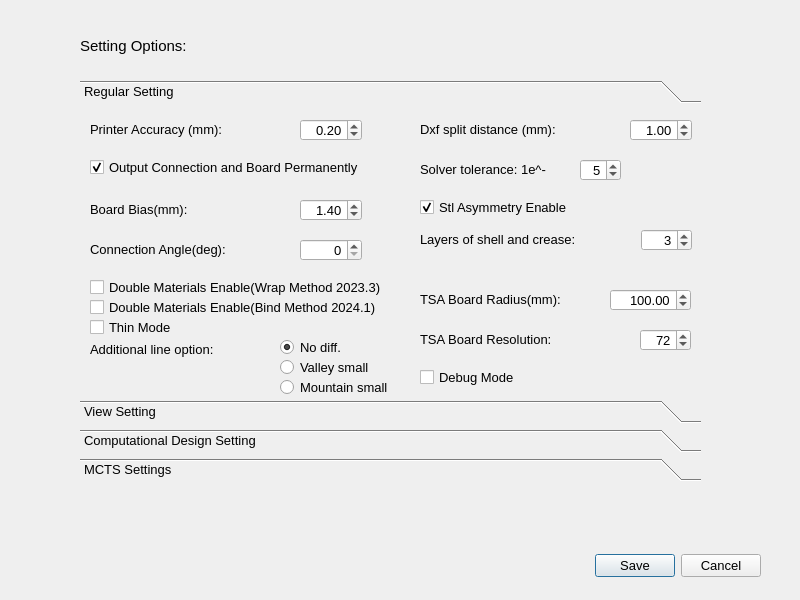
<?xml version="1.0" encoding="UTF-8"?>
<ui version="4.0">
 <class>Settings</class>
 <widget class="QDialog" name="Settings">
  <property name="geometry">
   <rect>
    <x>0</x>
    <y>0</y>
    <width>800</width>
    <height>600</height>
   </rect>
  </property>
  <property name="minimumSize">
   <size>
    <width>800</width>
    <height>600</height>
   </size>
  </property>
  <property name="maximumSize">
   <size>
    <width>800</width>
    <height>600</height>
   </size>
  </property>
  <property name="windowTitle">
   <string>Settings</string>
  </property>
  <widget class="QDialogButtonBox" name="buttonBox">
   <property name="geometry">
    <rect>
     <x>420</x>
     <y>550</y>
     <width>341</width>
     <height>32</height>
    </rect>
   </property>
   <property name="font">
    <font>
     <pointsize>10</pointsize>
    </font>
   </property>
   <property name="orientation">
    <enum>Qt::Horizontal</enum>
   </property>
   <property name="standardButtons">
    <set>QDialogButtonBox::Cancel|QDialogButtonBox::Save</set>
   </property>
  </widget>
  <widget class="QToolBox" name="setting_box_layers">
   <property name="geometry">
    <rect>
     <x>80</x>
     <y>80</y>
     <width>621</width>
     <height>401</height>
    </rect>
   </property>
   <property name="font">
    <font>
     <pointsize>10</pointsize>
    </font>
   </property>
   <property name="currentIndex">
    <number>0</number>
   </property>
   <widget class="QWidget" name="regular_setting">
    <property name="geometry">
     <rect>
      <x>0</x>
      <y>0</y>
      <width>621</width>
      <height>293</height>
     </rect>
    </property>
    <attribute name="label">
     <string>Regular Setting</string>
    </attribute>
    <widget class="QLabel" name="label_printer_accuracy">
     <property name="geometry">
      <rect>
       <x>10</x>
       <y>10</y>
       <width>161</width>
       <height>21</height>
      </rect>
     </property>
     <property name="text">
      <string>Printer Accuracy (mm):</string>
     </property>
    </widget>
    <widget class="QDoubleSpinBox" name="doubleSpinBox_print_accuracy">
     <property name="geometry">
      <rect>
       <x>220</x>
       <y>10</y>
       <width>62</width>
       <height>22</height>
      </rect>
     </property>
     <property name="font">
      <font>
       <pointsize>10</pointsize>
      </font>
     </property>
     <property name="alignment">
      <set>Qt::AlignRight|Qt::AlignTrailing|Qt::AlignVCenter</set>
     </property>
     <property name="minimum">
      <double>0.020000000000000</double>
     </property>
     <property name="maximum">
      <double>1.000000000000000</double>
     </property>
     <property name="singleStep">
      <double>0.020000000000000</double>
     </property>
     <property name="value">
      <double>0.200000000000000</double>
     </property>
    </widget>
    <widget class="QCheckBox" name="checkBox_output_bc">
     <property name="geometry">
      <rect>
       <x>10</x>
       <y>50</y>
       <width>301</width>
       <height>16</height>
      </rect>
     </property>
     <property name="text">
      <string>Output Connection and Board Permanently</string>
     </property>
     <property name="checked">
      <bool>true</bool>
     </property>
    </widget>
    <widget class="QLabel" name="label_board_bias">
     <property name="geometry">
      <rect>
       <x>10</x>
       <y>90</y>
       <width>161</width>
       <height>21</height>
      </rect>
     </property>
     <property name="text">
      <string>Board Bias(mm):</string>
     </property>
    </widget>
    <widget class="QDoubleSpinBox" name="doubleSpinBox_board_bias">
     <property name="geometry">
      <rect>
       <x>220</x>
       <y>90</y>
       <width>62</width>
       <height>22</height>
      </rect>
     </property>
     <property name="font">
      <font>
       <pointsize>10</pointsize>
      </font>
     </property>
     <property name="alignment">
      <set>Qt::AlignRight|Qt::AlignTrailing|Qt::AlignVCenter</set>
     </property>
     <property name="minimum">
      <double>0.400000000000000</double>
     </property>
     <property name="maximum">
      <double>10.000000000000000</double>
     </property>
     <property name="singleStep">
      <double>0.010000000000000</double>
     </property>
     <property name="value">
      <double>1.400000000000000</double>
     </property>
    </widget>
    <widget class="QLabel" name="label_connection_angle">
     <property name="geometry">
      <rect>
       <x>10</x>
       <y>130</y>
       <width>201</width>
       <height>21</height>
      </rect>
     </property>
     <property name="text">
      <string>Connection Angle(deg):</string>
     </property>
    </widget>
    <widget class="QDoubleSpinBox" name="doubleSpinBox_connection_angle">
     <property name="geometry">
      <rect>
       <x>220</x>
       <y>130</y>
       <width>62</width>
       <height>22</height>
      </rect>
     </property>
     <property name="font">
      <font>
       <pointsize>10</pointsize>
      </font>
     </property>
     <property name="alignment">
      <set>Qt::AlignRight|Qt::AlignTrailing|Qt::AlignVCenter</set>
     </property>
     <property name="decimals">
      <number>0</number>
     </property>
     <property name="minimum">
      <double>0.000000000000000</double>
     </property>
     <property name="maximum">
      <double>89.000000000000000</double>
     </property>
     <property name="singleStep">
      <double>1.000000000000000</double>
     </property>
     <property name="value">
      <double>0.000000000000000</double>
     </property>
    </widget>
    <widget class="QCheckBox" name="checkBox_db">
     <property name="geometry">
      <rect>
       <x>10</x>
       <y>170</y>
       <width>341</width>
       <height>16</height>
      </rect>
     </property>
     <property name="text">
      <string>Double Materials Enable(Wrap Method 2023.3)</string>
     </property>
     <property name="checked">
      <bool>false</bool>
     </property>
    </widget>
    <widget class="QLabel" name="label_printer_accuracy_2">
     <property name="geometry">
      <rect>
       <x>340</x>
       <y>10</y>
       <width>181</width>
       <height>21</height>
      </rect>
     </property>
     <property name="text">
      <string>Dxf split distance (mm):</string>
     </property>
    </widget>
    <widget class="QDoubleSpinBox" name="doubleSpinBox_dxfsplit_dis">
     <property name="geometry">
      <rect>
       <x>550</x>
       <y>10</y>
       <width>62</width>
       <height>22</height>
      </rect>
     </property>
     <property name="font">
      <font>
       <pointsize>10</pointsize>
      </font>
     </property>
     <property name="alignment">
      <set>Qt::AlignRight|Qt::AlignTrailing|Qt::AlignVCenter</set>
     </property>
     <property name="minimum">
      <double>0.100000000000000</double>
     </property>
     <property name="maximum">
      <double>100.000000000000000</double>
     </property>
     <property name="singleStep">
      <double>0.100000000000000</double>
     </property>
     <property name="value">
      <double>1.000000000000000</double>
     </property>
    </widget>
    <widget class="QLabel" name="label_printer_accuracy_3">
     <property name="geometry">
      <rect>
       <x>340</x>
       <y>50</y>
       <width>181</width>
       <height>21</height>
      </rect>
     </property>
     <property name="text">
      <string>Solver tolerance: 1e^-</string>
     </property>
    </widget>
    <widget class="QDoubleSpinBox" name="doubleSpinBox_tolerance">
     <property name="geometry">
      <rect>
       <x>500</x>
       <y>50</y>
       <width>41</width>
       <height>22</height>
      </rect>
     </property>
     <property name="font">
      <font>
       <pointsize>10</pointsize>
      </font>
     </property>
     <property name="alignment">
      <set>Qt::AlignRight|Qt::AlignTrailing|Qt::AlignVCenter</set>
     </property>
     <property name="decimals">
      <number>0</number>
     </property>
     <property name="minimum">
      <double>3.000000000000000</double>
     </property>
     <property name="maximum">
      <double>8.000000000000000</double>
     </property>
     <property name="singleStep">
      <double>1.000000000000000</double>
     </property>
     <property name="value">
      <double>5.000000000000000</double>
     </property>
    </widget>
    <widget class="QLabel" name="label_board_bias_2">
     <property name="geometry">
      <rect>
       <x>10</x>
       <y>230</y>
       <width>161</width>
       <height>21</height>
      </rect>
     </property>
     <property name="text">
      <string>Additional line option:</string>
     </property>
    </widget>
    <widget class="QRadioButton" name="radioButton_nodiff">
     <property name="geometry">
      <rect>
       <x>200</x>
       <y>230</y>
       <width>111</width>
       <height>16</height>
      </rect>
     </property>
     <property name="text">
      <string>No diff.</string>
     </property>
     <property name="checked">
      <bool>true</bool>
     </property>
    </widget>
    <widget class="QRadioButton" name="radioButton_valleysmall">
     <property name="geometry">
      <rect>
       <x>200</x>
       <y>250</y>
       <width>111</width>
       <height>16</height>
      </rect>
     </property>
     <property name="text">
      <string>Valley small</string>
     </property>
    </widget>
    <widget class="QRadioButton" name="radioButton_mountainsmall">
     <property name="geometry">
      <rect>
       <x>200</x>
       <y>270</y>
       <width>131</width>
       <height>16</height>
      </rect>
     </property>
     <property name="text">
      <string>Mountain small</string>
     </property>
    </widget>
    <widget class="QCheckBox" name="checkBox_stl_asymmetry">
     <property name="geometry">
      <rect>
       <x>340</x>
       <y>90</y>
       <width>301</width>
       <height>16</height>
      </rect>
     </property>
     <property name="text">
      <string>Stl Asymmetry Enable</string>
     </property>
     <property name="checked">
      <bool>true</bool>
     </property>
    </widget>
    <widget class="QLabel" name="label_printer_accuracy_4">
     <property name="geometry">
      <rect>
       <x>340</x>
       <y>120</y>
       <width>211</width>
       <height>21</height>
      </rect>
     </property>
     <property name="text">
      <string>Layers of shell and crease:</string>
     </property>
    </widget>
    <widget class="QSpinBox" name="spinBox_layer">
     <property name="geometry">
      <rect>
       <x>561</x>
       <y>120</y>
       <width>51</width>
       <height>22</height>
      </rect>
     </property>
     <property name="alignment">
      <set>Qt::AlignRight|Qt::AlignTrailing|Qt::AlignVCenter</set>
     </property>
     <property name="minimum">
      <number>1</number>
     </property>
     <property name="maximum">
      <number>10</number>
     </property>
     <property name="value">
      <number>3</number>
     </property>
    </widget>
    <widget class="QLabel" name="label_printer_accuracy_5">
     <property name="geometry">
      <rect>
       <x>340</x>
       <y>180</y>
       <width>211</width>
       <height>21</height>
      </rect>
     </property>
     <property name="text">
      <string>TSA Board Radius(mm):</string>
     </property>
    </widget>
    <widget class="QDoubleSpinBox" name="doubleSpinBox_tsa_radius">
     <property name="geometry">
      <rect>
       <x>530</x>
       <y>180</y>
       <width>81</width>
       <height>22</height>
      </rect>
     </property>
     <property name="font">
      <font>
       <pointsize>10</pointsize>
      </font>
     </property>
     <property name="alignment">
      <set>Qt::AlignRight|Qt::AlignTrailing|Qt::AlignVCenter</set>
     </property>
     <property name="minimum">
      <double>1.000000000000000</double>
     </property>
     <property name="maximum">
      <double>1000.000000000000000</double>
     </property>
     <property name="singleStep">
      <double>1.000000000000000</double>
     </property>
     <property name="value">
      <double>100.000000000000000</double>
     </property>
    </widget>
    <widget class="QLabel" name="label_printer_accuracy_6">
     <property name="geometry">
      <rect>
       <x>340</x>
       <y>220</y>
       <width>211</width>
       <height>21</height>
      </rect>
     </property>
     <property name="text">
      <string>TSA Board Resolution:</string>
     </property>
    </widget>
    <widget class="QSpinBox" name="spinBox_tsa_resolution">
     <property name="geometry">
      <rect>
       <x>560</x>
       <y>220</y>
       <width>51</width>
       <height>22</height>
      </rect>
     </property>
     <property name="alignment">
      <set>Qt::AlignRight|Qt::AlignTrailing|Qt::AlignVCenter</set>
     </property>
     <property name="minimum">
      <number>2</number>
     </property>
     <property name="maximum">
      <number>180</number>
     </property>
     <property name="value">
      <number>72</number>
     </property>
    </widget>
    <widget class="QCheckBox" name="checkBox_debug_mode">
     <property name="geometry">
      <rect>
       <x>340</x>
       <y>260</y>
       <width>261</width>
       <height>16</height>
      </rect>
     </property>
     <property name="text">
      <string>Debug Mode</string>
     </property>
     <property name="checked">
      <bool>false</bool>
     </property>
    </widget>
    <widget class="QCheckBox" name="checkBox_db_bind">
     <property name="geometry">
      <rect>
       <x>10</x>
       <y>190</y>
       <width>341</width>
       <height>16</height>
      </rect>
     </property>
     <property name="text">
      <string>Double Materials Enable(Bind Method 2024.1)</string>
     </property>
     <property name="checked">
      <bool>false</bool>
     </property>
    </widget>
    <widget class="QCheckBox" name="checkBox_thin_mode">
     <property name="geometry">
      <rect>
       <x>10</x>
       <y>210</y>
       <width>341</width>
       <height>16</height>
      </rect>
     </property>
     <property name="text">
      <string>Thin Mode</string>
     </property>
     <property name="checked">
      <bool>false</bool>
     </property>
    </widget>
   </widget>
   <widget class="QWidget" name="view_setting">
    <property name="geometry">
     <rect>
      <x>0</x>
      <y>0</y>
      <width>621</width>
      <height>293</height>
     </rect>
    </property>
    <attribute name="label">
     <string>View Setting</string>
    </attribute>
    <widget class="QLabel" name="label_cursor_mode">
     <property name="geometry">
      <rect>
       <x>10</x>
       <y>10</y>
       <width>161</width>
       <height>21</height>
      </rect>
     </property>
     <property name="text">
      <string>Cursor Axis Mode:</string>
     </property>
    </widget>
    <widget class="QLabel" name="label_line_weight">
     <property name="geometry">
      <rect>
       <x>10</x>
       <y>70</y>
       <width>161</width>
       <height>21</height>
      </rect>
     </property>
     <property name="text">
      <string>Line Weight:</string>
     </property>
    </widget>
    <widget class="QSpinBox" name="spinBox_line_weight">
     <property name="geometry">
      <rect>
       <x>150</x>
       <y>70</y>
       <width>61</width>
       <height>22</height>
      </rect>
     </property>
     <property name="alignment">
      <set>Qt::AlignRight|Qt::AlignTrailing|Qt::AlignVCenter</set>
     </property>
     <property name="minimum">
      <number>1</number>
     </property>
     <property name="maximum">
      <number>6</number>
     </property>
     <property name="value">
      <number>3</number>
     </property>
    </widget>
    <widget class="QLabel" name="label_show_kp">
     <property name="geometry">
      <rect>
       <x>10</x>
       <y>110</y>
       <width>161</width>
       <height>21</height>
      </rect>
     </property>
     <property name="text">
      <string>Show Keypoint:</string>
     </property>
    </widget>
    <widget class="QCheckBox" name="checkBox_show_kp">
     <property name="geometry">
      <rect>
       <x>150</x>
       <y>111</y>
       <width>91</width>
       <height>21</height>
      </rect>
     </property>
     <property name="text">
      <string>True</string>
     </property>
     <property name="checked">
      <bool>true</bool>
     </property>
    </widget>
    <widget class="QLabel" name="label_theme">
     <property name="geometry">
      <rect>
       <x>10</x>
       <y>150</y>
       <width>161</width>
       <height>21</height>
      </rect>
     </property>
     <property name="text">
      <string>Theme:</string>
     </property>
    </widget>
    <widget class="QWidget" name="widget" native="true">
     <property name="geometry">
      <rect>
       <x>140</x>
       <y>0</y>
       <width>121</width>
       <height>61</height>
      </rect>
     </property>
     <widget class="QRadioButton" name="radioButton_pixel_axis">
      <property name="geometry">
       <rect>
        <x>10</x>
        <y>10</y>
        <width>111</width>
        <height>21</height>
       </rect>
      </property>
      <property name="text">
       <string>Pixel Axis</string>
      </property>
      <property name="checked">
       <bool>true</bool>
      </property>
     </widget>
     <widget class="QRadioButton" name="radioButton_real_axis">
      <property name="geometry">
       <rect>
        <x>10</x>
        <y>35</y>
        <width>111</width>
        <height>21</height>
       </rect>
      </property>
      <property name="text">
       <string>Real Axis</string>
      </property>
      <property name="checked">
       <bool>false</bool>
      </property>
     </widget>
    </widget>
    <widget class="QWidget" name="widget2" native="true">
     <property name="geometry">
      <rect>
       <x>140</x>
       <y>140</y>
       <width>121</width>
       <height>61</height>
      </rect>
     </property>
     <widget class="QRadioButton" name="radioButton_light_theme">
      <property name="geometry">
       <rect>
        <x>10</x>
        <y>10</y>
        <width>111</width>
        <height>21</height>
       </rect>
      </property>
      <property name="text">
       <string>Light(White)</string>
      </property>
      <property name="checked">
       <bool>true</bool>
      </property>
      <property name="autoExclusive">
       <bool>true</bool>
      </property>
     </widget>
     <widget class="QRadioButton" name="radioButton_dark_theme">
      <property name="geometry">
       <rect>
        <x>10</x>
        <y>35</y>
        <width>111</width>
        <height>21</height>
       </rect>
      </property>
      <property name="text">
       <string>Dark(Black)</string>
      </property>
      <property name="checked">
       <bool>false</bool>
      </property>
      <property name="autoRepeat">
       <bool>false</bool>
      </property>
      <property name="autoExclusive">
       <bool>true</bool>
      </property>
     </widget>
    </widget>
   </widget>
   <widget class="QWidget" name="cdf_setting">
    <property name="geometry">
     <rect>
      <x>0</x>
      <y>0</y>
      <width>621</width>
      <height>293</height>
     </rect>
    </property>
    <attribute name="label">
     <string>Computational Design Setting</string>
    </attribute>
    <widget class="QLabel" name="label_cursor_mode_2">
     <property name="geometry">
      <rect>
       <x>10</x>
       <y>10</y>
       <width>151</width>
       <height>21</height>
      </rect>
     </property>
     <property name="text">
      <string>Unit Length(mm) from:</string>
     </property>
    </widget>
    <widget class="QDoubleSpinBox" name="doubleSpinBox_unit_length_min">
     <property name="geometry">
      <rect>
       <x>165</x>
       <y>10</y>
       <width>62</width>
       <height>22</height>
      </rect>
     </property>
     <property name="alignment">
      <set>Qt::AlignRight|Qt::AlignTrailing|Qt::AlignVCenter</set>
     </property>
     <property name="decimals">
      <number>1</number>
     </property>
     <property name="maximum">
      <double>190.000000000000000</double>
     </property>
    </widget>
    <widget class="QLabel" name="label_cursor_mode_3">
     <property name="geometry">
      <rect>
       <x>235</x>
       <y>10</y>
       <width>21</width>
       <height>21</height>
      </rect>
     </property>
     <property name="text">
      <string>to</string>
     </property>
    </widget>
    <widget class="QDoubleSpinBox" name="doubleSpinBox_unit_length_max">
     <property name="geometry">
      <rect>
       <x>260</x>
       <y>10</y>
       <width>62</width>
       <height>22</height>
      </rect>
     </property>
     <property name="alignment">
      <set>Qt::AlignRight|Qt::AlignTrailing|Qt::AlignVCenter</set>
     </property>
     <property name="decimals">
      <number>1</number>
     </property>
     <property name="minimum">
      <double>10.000000000000000</double>
     </property>
     <property name="maximum">
      <double>200.000000000000000</double>
     </property>
     <property name="value">
      <double>200.000000000000000</double>
     </property>
    </widget>
    <widget class="QLabel" name="label_cursor_mode_4">
     <property name="geometry">
      <rect>
       <x>10</x>
       <y>40</y>
       <width>151</width>
       <height>21</height>
      </rect>
     </property>
     <property name="text">
      <string>Miura Angle(deg) from:</string>
     </property>
    </widget>
    <widget class="QDoubleSpinBox" name="doubleSpinBox_miura_angle_min">
     <property name="geometry">
      <rect>
       <x>165</x>
       <y>40</y>
       <width>62</width>
       <height>22</height>
      </rect>
     </property>
     <property name="alignment">
      <set>Qt::AlignRight|Qt::AlignTrailing|Qt::AlignVCenter</set>
     </property>
     <property name="decimals">
      <number>1</number>
     </property>
     <property name="minimum">
      <double>15.000000000000000</double>
     </property>
     <property name="maximum">
      <double>75.000000000000000</double>
     </property>
    </widget>
    <widget class="QLabel" name="label_cursor_mode_5">
     <property name="geometry">
      <rect>
       <x>235</x>
       <y>40</y>
       <width>21</width>
       <height>21</height>
      </rect>
     </property>
     <property name="text">
      <string>to</string>
     </property>
    </widget>
    <widget class="QDoubleSpinBox" name="doubleSpinBox_miura_angle_max">
     <property name="geometry">
      <rect>
       <x>260</x>
       <y>40</y>
       <width>62</width>
       <height>22</height>
      </rect>
     </property>
     <property name="alignment">
      <set>Qt::AlignRight|Qt::AlignTrailing|Qt::AlignVCenter</set>
     </property>
     <property name="decimals">
      <number>1</number>
     </property>
     <property name="minimum">
      <double>10.000000000000000</double>
     </property>
     <property name="maximum">
      <double>90.000000000000000</double>
     </property>
     <property name="value">
      <double>75.000000000000000</double>
     </property>
    </widget>
    <widget class="QLabel" name="label_cursor_mode_6">
     <property name="geometry">
      <rect>
       <x>10</x>
       <y>70</y>
       <width>151</width>
       <height>21</height>
      </rect>
     </property>
     <property name="text">
      <string>Miura Row-number from:</string>
     </property>
    </widget>
    <widget class="QSpinBox" name="spinBox_row_number_min">
     <property name="geometry">
      <rect>
       <x>165</x>
       <y>70</y>
       <width>61</width>
       <height>22</height>
      </rect>
     </property>
     <property name="alignment">
      <set>Qt::AlignRight|Qt::AlignTrailing|Qt::AlignVCenter</set>
     </property>
     <property name="minimum">
      <number>1</number>
     </property>
     <property name="value">
      <number>4</number>
     </property>
    </widget>
    <widget class="QLabel" name="label_cursor_mode_7">
     <property name="geometry">
      <rect>
       <x>235</x>
       <y>70</y>
       <width>21</width>
       <height>21</height>
      </rect>
     </property>
     <property name="text">
      <string>to</string>
     </property>
    </widget>
    <widget class="QSpinBox" name="spinBox_row_number_max">
     <property name="geometry">
      <rect>
       <x>260</x>
       <y>70</y>
       <width>61</width>
       <height>22</height>
      </rect>
     </property>
     <property name="alignment">
      <set>Qt::AlignRight|Qt::AlignTrailing|Qt::AlignVCenter</set>
     </property>
     <property name="minimum">
      <number>2</number>
     </property>
     <property name="value">
      <number>5</number>
     </property>
    </widget>
    <widget class="QLabel" name="label_cursor_mode_8">
     <property name="geometry">
      <rect>
       <x>10</x>
       <y>100</y>
       <width>151</width>
       <height>21</height>
      </rect>
     </property>
     <property name="text">
      <string>Generation:</string>
     </property>
    </widget>
    <widget class="QSpinBox" name="spinBox_generation">
     <property name="geometry">
      <rect>
       <x>100</x>
       <y>100</y>
       <width>81</width>
       <height>22</height>
      </rect>
     </property>
     <property name="alignment">
      <set>Qt::AlignRight|Qt::AlignTrailing|Qt::AlignVCenter</set>
     </property>
     <property name="minimum">
      <number>100</number>
     </property>
     <property name="maximum">
      <number>1000000</number>
     </property>
     <property name="singleStep">
      <number>100</number>
     </property>
     <property name="value">
      <number>5000</number>
     </property>
    </widget>
    <widget class="QLabel" name="label_cursor_mode_9">
     <property name="geometry">
      <rect>
       <x>10</x>
       <y>130</y>
       <width>151</width>
       <height>21</height>
      </rect>
     </property>
     <property name="text">
      <string>Batch Size:</string>
     </property>
    </widget>
    <widget class="QSpinBox" name="spinBox_batch_size">
     <property name="geometry">
      <rect>
       <x>100</x>
       <y>130</y>
       <width>81</width>
       <height>22</height>
      </rect>
     </property>
     <property name="alignment">
      <set>Qt::AlignRight|Qt::AlignTrailing|Qt::AlignVCenter</set>
     </property>
     <property name="minimum">
      <number>1</number>
     </property>
     <property name="maximum">
      <number>1000</number>
     </property>
     <property name="singleStep">
      <number>1</number>
     </property>
     <property name="value">
      <number>10</number>
     </property>
    </widget>
    <widget class="QLabel" name="label_cursor_mode_10">
     <property name="geometry">
      <rect>
       <x>10</x>
       <y>160</y>
       <width>151</width>
       <height>21</height>
      </rect>
     </property>
     <property name="text">
      <string>Process Number:</string>
     </property>
    </widget>
    <widget class="QSpinBox" name="spinBox_process_number">
     <property name="geometry">
      <rect>
       <x>120</x>
       <y>160</y>
       <width>61</width>
       <height>22</height>
      </rect>
     </property>
     <property name="alignment">
      <set>Qt::AlignRight|Qt::AlignTrailing|Qt::AlignVCenter</set>
     </property>
     <property name="minimum">
      <number>1</number>
     </property>
     <property name="maximum">
      <number>20</number>
     </property>
     <property name="singleStep">
      <number>1</number>
     </property>
     <property name="value">
      <number>1</number>
     </property>
    </widget>
    <widget class="QLabel" name="label_cursor_mode_11">
     <property name="geometry">
      <rect>
       <x>10</x>
       <y>190</y>
       <width>151</width>
       <height>21</height>
      </rect>
     </property>
     <property name="text">
      <string>Algorithm Storage:</string>
     </property>
    </widget>
    <widget class="QSpinBox" name="spinBox_storage">
     <property name="geometry">
      <rect>
       <x>150</x>
       <y>190</y>
       <width>71</width>
       <height>22</height>
      </rect>
     </property>
     <property name="alignment">
      <set>Qt::AlignRight|Qt::AlignTrailing|Qt::AlignVCenter</set>
     </property>
     <property name="minimum">
      <number>100</number>
     </property>
     <property name="maximum">
      <number>40000</number>
     </property>
     <property name="singleStep">
      <number>1</number>
     </property>
     <property name="value">
      <number>100</number>
     </property>
    </widget>
    <widget class="QGroupBox" name="groupBox_match_mode">
     <property name="geometry">
      <rect>
       <x>350</x>
       <y>10</y>
       <width>261</width>
       <height>51</height>
      </rect>
     </property>
     <property name="title">
      <string>Match Mode:</string>
     </property>
     <widget class="QRadioButton" name="radioButton_bestmatch">
      <property name="geometry">
       <rect>
        <x>20</x>
        <y>20</y>
        <width>51</width>
        <height>16</height>
       </rect>
      </property>
      <property name="text">
       <string>Best</string>
      </property>
     </widget>
     <widget class="QRadioButton" name="radioButton_strict_match">
      <property name="geometry">
       <rect>
        <x>90</x>
        <y>20</y>
        <width>61</width>
        <height>16</height>
       </rect>
      </property>
      <property name="text">
       <string>Strict</string>
      </property>
     </widget>
     <widget class="QRadioButton" name="radioButton_discretematch">
      <property name="geometry">
       <rect>
        <x>170</x>
        <y>20</y>
        <width>91</width>
        <height>16</height>
       </rect>
      </property>
      <property name="text">
       <string>Discrete</string>
      </property>
      <property name="checked">
       <bool>true</bool>
      </property>
     </widget>
    </widget>
    <widget class="QLabel" name="label_discrete_resolution">
     <property name="geometry">
      <rect>
       <x>360</x>
       <y>70</y>
       <width>141</width>
       <height>21</height>
      </rect>
     </property>
     <property name="text">
      <string>Discrete Resolution:</string>
     </property>
    </widget>
    <widget class="QSpinBox" name="spinBox_discrete_resolution">
     <property name="geometry">
      <rect>
       <x>550</x>
       <y>70</y>
       <width>61</width>
       <height>22</height>
      </rect>
     </property>
     <property name="alignment">
      <set>Qt::AlignRight|Qt::AlignTrailing|Qt::AlignVCenter</set>
     </property>
     <property name="minimum">
      <number>2</number>
     </property>
     <property name="maximum">
      <number>180</number>
     </property>
     <property name="singleStep">
      <number>1</number>
     </property>
     <property name="value">
      <number>2</number>
     </property>
    </widget>
    <widget class="QCheckBox" name="checkBox_hypar_enable">
     <property name="geometry">
      <rect>
       <x>370</x>
       <y>100</y>
       <width>201</width>
       <height>16</height>
      </rect>
     </property>
     <property name="text">
      <string>Hypar Enable</string>
     </property>
    </widget>
    <widget class="QCheckBox" name="checkBox_direction_enable_2">
     <property name="geometry">
      <rect>
       <x>370</x>
       <y>130</y>
       <width>201</width>
       <height>16</height>
      </rect>
     </property>
     <property name="text">
      <string>Direction Match Enable</string>
     </property>
    </widget>
   </widget>
   <widget class="QWidget" name="page">
    <property name="geometry">
     <rect>
      <x>0</x>
      <y>0</y>
      <width>621</width>
      <height>293</height>
     </rect>
    </property>
    <attribute name="label">
     <string>MCTS Settings</string>
    </attribute>
    <widget class="QLabel" name="label_cursor_mode_12">
     <property name="geometry">
      <rect>
       <x>10</x>
       <y>10</y>
       <width>151</width>
       <height>21</height>
      </rect>
     </property>
     <property name="text">
      <string>Generation:</string>
     </property>
    </widget>
    <widget class="QSpinBox" name="spinBox_mcts_epoch">
     <property name="geometry">
      <rect>
       <x>100</x>
       <y>10</y>
       <width>81</width>
       <height>22</height>
      </rect>
     </property>
     <property name="alignment">
      <set>Qt::AlignRight|Qt::AlignTrailing|Qt::AlignVCenter</set>
     </property>
     <property name="minimum">
      <number>25</number>
     </property>
     <property name="maximum">
      <number>1000</number>
     </property>
     <property name="singleStep">
      <number>100</number>
     </property>
     <property name="value">
      <number>100</number>
     </property>
    </widget>
   </widget>
  </widget>
  <widget class="QLabel" name="label">
   <property name="geometry">
    <rect>
     <x>80</x>
     <y>30</y>
     <width>151</width>
     <height>31</height>
    </rect>
   </property>
   <property name="font">
    <font>
     <pointsize>11</pointsize>
    </font>
   </property>
   <property name="text">
    <string>Setting Options:</string>
   </property>
  </widget>
 </widget>
 <resources/>
 <connections>
  <connection>
   <sender>buttonBox</sender>
   <signal>accepted()</signal>
   <receiver>Settings</receiver>
   <slot>accept()</slot>
   <hints>
    <hint type="sourcelabel">
     <x>248</x>
     <y>254</y>
    </hint>
    <hint type="destinationlabel">
     <x>157</x>
     <y>274</y>
    </hint>
   </hints>
  </connection>
  <connection>
   <sender>buttonBox</sender>
   <signal>rejected()</signal>
   <receiver>Settings</receiver>
   <slot>reject()</slot>
   <hints>
    <hint type="sourcelabel">
     <x>316</x>
     <y>260</y>
    </hint>
    <hint type="destinationlabel">
     <x>286</x>
     <y>274</y>
    </hint>
   </hints>
  </connection>
 </connections>
</ui>
